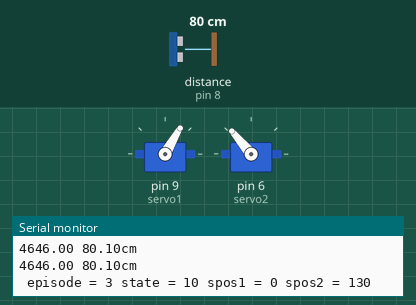
The sketch below on a simulated Arduino Uno, built with avr-gcc and run on an emulated ATmega328P. Shown: 2 × servo, the last lines printed to the serial monitor. Wiring (inferred from the names in the program): ultrasonic range finder: trigger pin 7; echo pin 8. The test bench sets the inputs (shaded band); at power-on: distance to the obstacle (sensor on pin 8) 80 cm. The echo pulse lasts 58.3 µs per cm; random numbers use the default seed unless the sketch sets one.

Above: at 6.7 s.
6.8 s: distance to the obstacle (sensor on pin 8) set to 35 cm
At 7.9 s:
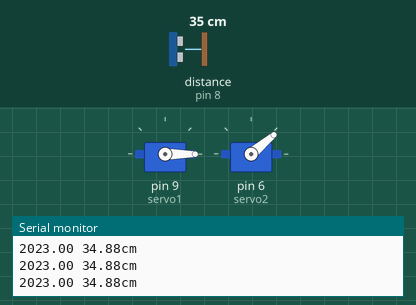
12.8 s: distance to the obstacle (sensor on pin 8) set to 250 cm
At 13.8 s:
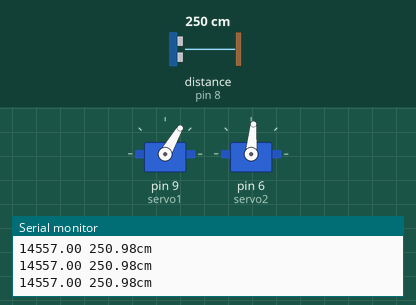
15.8 s: distance to the obstacle (sensor on pin 8) set to 4 cm
At 16.9 s:
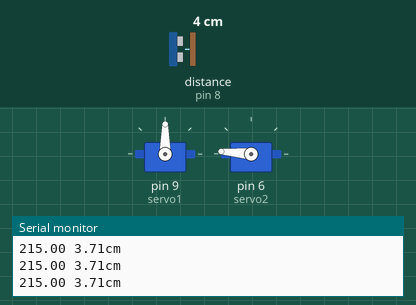
Timing chart, 0 to 35.8 s (numbered marks = the images above; inputs shaded):
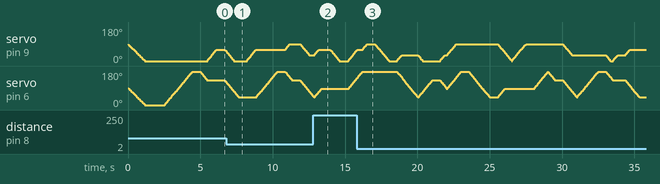

The sketch:

Crawler_bot_Qlearning.ino
```cpp
/*
A Q learning approach for a crawler robot
builidng on code base from jim demello
*/

// Servo setup:  the servos must be oriented so that if the arm is rotating counter-clockwise to the left of the servo, then up is 0 degrees
//               and down is 180 degrees, for both servos. Then when the arm is in it's highest postion, servo 1 (the servo closest to the
//               body of the robot, will be at 0 degrees and servo 2 will be at 40 degrees.)
// Sonar:        the ultrasonic module should be placed facing the rear of the robot as it measures movement of the robot away from some
//               solid structure like a wall.
// TODO:         1. smooth servo arm movements (simultaneous moves) - done
//               2. lower servo starting positions
//               3. try for 3 positions in success table
//               4. try using wheel encoder rather than ultrasonic module for greater precision and so that robot does not have to
//               measure distance from another object.
// algorithm:    this is a positive reinforcement (perhaps a simple greedy epsilon algorithm) unsupervised learning algorithm
//               It chooses a random state (arm position) for the first position then the second time in the loop randomly gets the second arm position
//               and then moves the arm from the first to the second position, gets distance moved and then if it is greater than
//               2cms, it stores these two arm movements in the successes table array.
//               When it has looped through the episodes number of cycles, it loops through the successes table to find the highest distance moved.
//               Then it just cycles back and forth through those two arm movements.
// improvements to algorithm: sometimes using just two arm positions is too little to produce much movement (although sometimes it is reallly good)
//                            so could change successes table to store 3 arm movements and then I think it would produce greater movement each time.
//

#include <VarSpeedServo.h> // use this lib rather than servo.h to control speed of servo
VarSpeedServo servo1,servo2;

float distance;
float sonarTime;

int TRIGGER=7,ECHO=8; // sonar pins

int pos[16][2]={  { 0,40}, // colum 1 holds servo1 positions and column 2 holds servo 2 positions
                  { 0,85},
                  { 0,130},
                  { 0,175},
                  { 30,40},
                  { 30,85},
                  { 30,130},
                  { 30,175},
                  { 60,40},
                  { 60,85},
                  { 60,130},
                  { 60,175},
                  { 90,40},
                  { 90,85},
                  { 90,130},
                  { 90,175}};
int success[16] [5] = { // can have up to 16 successful moves. (from first arm postion) col1 is servo1, col2 is servo2 TO (second arm pos) col3 is servo2 and col4 is servo 2
                        // col 5 holds distance robot traveled after moving from arm position 1 to arm position 2
           {0,0,0,0,0},
           {0,0,0,0,0},
           {0,0,0,0,0},
           {0,0,0,0,0},
           {0,0,0,0,0},
           {0,0,0,0,0},
           {0,0,0,0,0},
           {0,0,0,0,0},
           {0,0,0,0,0},
           {0,0,0,0,0},
           {0,0,0,0,0},
           {0,0,0,0,0},
           {0,0,0,0,0},
           {0,0,0,0,0},
           {0,0,0,0,0},
           {0,0,0,0,0}};


int state=0;
int numberSuccesses = 0;

int episodes = 0;
  int spos1 = 0;
  int spos2 = 0;
  int spos3 = 0;
  int spos4 =0;

  float distDifference=0,distPrevious=0,distCurrent=0;

void setup (){
  servo1.attach( 9, 600, 2400 );
  servo2.attach( 6, 600, 2400 );
  servo1.write(0,50); //starting position for servo 1
  servo2.write(0,50);
  delay(1000);

  pinMode(TRIGGER, OUTPUT); // setup sonar
  pinMode(ECHO, INPUT);
  Serial.begin(9600);

  randomSeed(analogRead(0));

  distPrevious = getDistance(); //get initial distance
  Serial.println(distPrevious);
  delay(1000);
 // exit(0);  // exit here to just test sonar
  } // end setup

void doTraining() {
  episodes = 40;
  for (int episode=0;episode<episodes;episode++) // no. of episodes
  {

       state=random(16);           // randomly select a state 0 to 15
       if ( episode % 2 == 0) {    // even episode so load spos1 and spos2
          spos1 = pos[state][0];
          spos2 = pos[state][1];
          if (episode == 0) {   // first episode so need to move arm from starting position to state position
                               // if we dont do this then starting really starts from highest position and gives false distance reading
             //   spos1 = pos[state][0];
               // spos2 = pos[state][1];
                servo1.write(spos1,60,false); // move servo 1 - false means don't wait for move to finish before going to next instruction
                servo2.write(spos2,60,false);
                servo1.wait();                // now wait until servo finishes
                servo2.wait();

          }
       }
       else                        // odd episode so load spos2 and spos3 and move servos, get distance and store successes in successes array
          {
            spos3 = pos[state][0];
            spos4 = pos[state][1];


            servo1.write(spos1,60,false); // move servo 1 - false means don't wait for move to finish before going to next instruction
            servo2.write(spos2,60,false);
            servo1.wait();                // now wait until servo finishes
            servo2.wait();

            servo1.write(spos3,60,false); // move
            servo2.write(spos4,60,false);
            servo1.wait();
            servo2.wait();

            distCurrent = getDistance(); // get distance - note this is not always accurate so sometimes robot will just claw the air
            distDifference = distCurrent - distPrevious;
            distPrevious = distCurrent;

            Serial.print(" episode = ");Serial.print(episode);
            Serial.print(" state = ");Serial.print(state);
            Serial.print(" spos1 = ");Serial.print(spos1);
            Serial.print(" spos2 = ");Serial.println(spos2);
            Serial.print(" spos3 = ");Serial.print(spos3);
            Serial.print(" spos4 = ");Serial.println(spos4);
            Serial.print(" distance = ");Serial.println(distDifference);
            Serial.println(" ");

            if ( distDifference > 1.9) { // if moved forward 2 or more centimeters
               success[numberSuccesses][0] = spos1; // servo position 1
               success[numberSuccesses][1] = spos2; // servo position 2
               success[numberSuccesses][2] = spos3; // servo position 1
               success[numberSuccesses][3] = spos4; // servo position 2
               success[numberSuccesses][4] = distDifference; // store distance
               numberSuccesses = numberSuccesses + 1;
               if (numberSuccesses > 14) episodes = 10000; // escape loop if successes array is full
               }

           } // end if mod 2

}  // end each episode

   Serial.print(" NumberSuccesses = ");Serial.println(numberSuccesses);
   for (int i=0;i<16;i++){  // print success table
     for(int j=0;j<5;j++){
       Serial.print(success[i][j]);
       Serial.print("  ");
     }
    Serial.println(" ");
   }

} // end doTraining

void getLongestStep() {
  Serial.println("Do getLongestStep...");
  servo1.write(0,20); // start at 0 state
  servo2.write(40,20);
  delay(2000);

  int prevDistance = 0; // local variables
  int currDistance = 0;
  int highDistance = 0;

  spos1 = 0;
  spos2 = 0;
  spos3 = 0;
  spos4 = 0;
  for(int i=0;i<16;i++){ // find highest distance and use those servo postions to move robot
      currDistance = success[i][4];
      if (currDistance != 0 && currDistance> prevDistance) {
         highDistance = currDistance;
         spos1 = success[i][0];
         spos2 = success[i][1];
         spos3 = success[i][2];
         spos4 = success[i][3];
      }
      prevDistance = currDistance;
  } // end while
} // end doTraining()

void doLearnedBehavior() {
     Serial.println("Do Learned behavior... ");
     servo1.write(0,30,false); //starting position for servo 1
     servo2.write(0,30,false);
     servo1.wait();
     servo2.wait();

     for (int i=0;i<10;i++) {
       Serial.print(" spos1 = ");Serial.print(spos1);
       Serial.print(" spos2 = ");Serial.println(spos2);
       Serial.print(" spos3 = ");Serial.print(spos3);
       Serial.print(" spos4 = ");Serial.println(spos4);


       servo1.write(spos1,50,false); // first servo positions
       servo2.write(spos2,50,false);
       servo1.wait();
       servo2.wait();

       servo1.write(spos3,50,false); // 2nd position
       servo2.write(spos4,50,false);
       servo1.wait();
       servo2.wait();

       state = state + 1;
  } // doLearned

} // end loop

void loop(){  // main loop does training, reads success table and performs actions
   doTraining();     // trial and error training with distance reinforcement
   getLongestStep(); // find servo positions for longest step
   doLearnedBehavior(); // do longest step n times to make robot crawl
   servo1.write(0,30,false); //return to starting position for servo 1
   servo2.write(0,30,false); //return to starting position for servo 2
   servo1.wait();
   servo2.wait();
   delay(2000);
   exit(0);  // quit program

} // end main loop

float getDistance() {  // routine to measure distance = call and average it
  int numberTriggers = 5;
  int average = 0;
  for(int i=0;i<numberTriggers;i++) {
     digitalWrite(TRIGGER, LOW);
     delayMicroseconds(5);
     digitalWrite(TRIGGER, HIGH);
     delayMicroseconds(10);
     digitalWrite(TRIGGER, LOW);
     sonarTime = pulseIn(ECHO, HIGH);
     distance = sonarTime / 58.00;
     average = average + distance;
     Serial.print(sonarTime);Serial.print(" ");
     Serial.print(distance);
     Serial.println("cm");
     delay(100);
  } // end for i
  average = average / numberTriggers;
return average;
}// end get sonar distance routine
```
